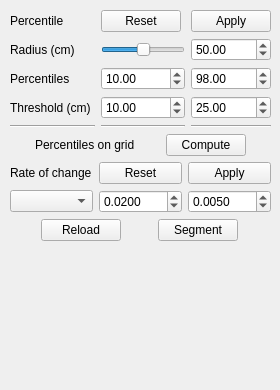
        <widget class="QWidget" name="tabSegmentation">
         <attribute name="title">
          <string>Segmentation</string>
         </attribute>
         <widget class="QWidget" name="verticalLayoutWidget_2">
          <property name="geometry">
           <rect>
            <x>10</x>
            <y>10</y>
            <width>261</width>
            <height>371</height>
           </rect>
          </property>
          <layout class="QVBoxLayout" name="verticalLayout_4">
           <item>
            <layout class="QGridLayout" name="gridLayout_3">
             <item row="0" column="2">
              <widget class="QPushButton" name="pushButtonApplyPercentileSegmentation">
               <property name="sizePolicy">
                <sizepolicy hsizetype="Fixed" vsizetype="Fixed">
                 <horstretch>0</horstretch>
                 <verstretch>0</verstretch>
                </sizepolicy>
               </property>
               <property name="text">
                <string>Apply</string>
               </property>
              </widget>
             </item>
             <item row="1" column="1">
              <widget class="QSlider" name="horizontalSliderPercentileSegmentationKernelRadius">
               <property name="sizePolicy">
                <sizepolicy hsizetype="Minimum" vsizetype="Fixed">
                 <horstretch>0</horstretch>
                 <verstretch>0</verstretch>
                </sizepolicy>
               </property>
               <property name="value">
                <number>50</number>
               </property>
               <property name="orientation">
                <enum>Qt::Horizontal</enum>
               </property>
              </widget>
             </item>
             <item row="0" column="0">
              <widget class="QLabel" name="labelPercentileSegmentation">
               <property name="sizePolicy">
                <sizepolicy hsizetype="Expanding" vsizetype="Minimum">
                 <horstretch>0</horstretch>
                 <verstretch>0</verstretch>
                </sizepolicy>
               </property>
               <property name="text">
                <string>Percentile</string>
               </property>
              </widget>
             </item>
             <item row="1" column="0">
              <widget class="QLabel" name="labelPercentileKernelRadius">
               <property name="sizePolicy">
                <sizepolicy hsizetype="Expanding" vsizetype="Minimum">
                 <horstretch>0</horstretch>
                 <verstretch>0</verstretch>
                </sizepolicy>
               </property>
               <property name="text">
                <string>Radius (cm)</string>
               </property>
              </widget>
             </item>
             <item row="1" column="2">
              <widget class="QDoubleSpinBox" name="doubleSpinBoxPercentileSegmentationKernelRadius">
               <property name="sizePolicy">
                <sizepolicy hsizetype="Minimum" vsizetype="Fixed">
                 <horstretch>0</horstretch>
                 <verstretch>0</verstretch>
                </sizepolicy>
               </property>
               <property name="value">
                <double>50.000000000000000</double>
               </property>
              </widget>
             </item>
             <item row="0" column="1">
              <widget class="QPushButton" name="pushButtonResetPercentileSegmentation">
               <property name="sizePolicy">
                <sizepolicy hsizetype="Fixed" vsizetype="Fixed">
                 <horstretch>0</horstretch>
                 <verstretch>0</verstretch>
                </sizepolicy>
               </property>
               <property name="text">
                <string>Reset</string>
               </property>
              </widget>
             </item>
             <item row="4" column="1">
              <widget class="Line" name="line_9">
               <property name="orientation">
                <enum>Qt::Horizontal</enum>
               </property>
              </widget>
             </item>
             <item row="4" column="2">
              <widget class="Line" name="line_10">
               <property name="orientation">
                <enum>Qt::Horizontal</enum>
               </property>
              </widget>
             </item>
             <item row="4" column="0">
              <widget class="Line" name="line_8">
               <property name="orientation">
                <enum>Qt::Horizontal</enum>
               </property>
              </widget>
             </item>
             <item row="2" column="0">
              <widget class="QLabel" name="labelPercentiles">
               <property name="text">
                <string>Percentiles</string>
               </property>
              </widget>
             </item>
             <item row="2" column="1">
              <widget class="QDoubleSpinBox" name="doubleSpinBoxPercentileSegmentationLowerBound">
               <property name="value">
                <double>10.000000000000000</double>
               </property>
              </widget>
             </item>
             <item row="2" column="2">
              <widget class="QDoubleSpinBox" name="doubleSpinBoxPercentileSegmentationUpperBound">
               <property name="value">
                <double>98.000000000000000</double>
               </property>
              </widget>
             </item>
             <item row="3" column="0">
              <widget class="QLabel" name="label_6">
               <property name="text">
                <string>Threshold (cm)</string>
               </property>
              </widget>
             </item>
             <item row="3" column="1">
              <widget class="QDoubleSpinBox" name="doubleSpinBoxPercentileSegmentationMinThreshold">
               <property name="value">
                <double>10.000000000000000</double>
               </property>
              </widget>
             </item>
             <item row="3" column="2">
              <widget class="QDoubleSpinBox" name="doubleSpinBoxPercentileSegmentationMaxThreshold">
               <property name="value">
                <double>25.000000000000000</double>
               </property>
              </widget>
             </item>
            </layout>
           </item>
           <item>
            <layout class="QHBoxLayout" name="horizontalLayout_4">
             <item>
              <widget class="QLabel" name="labelComputePercentilesOnGrid">
               <property name="sizePolicy">
                <sizepolicy hsizetype="Fixed" vsizetype="Preferred">
                 <horstretch>0</horstretch>
                 <verstretch>0</verstretch>
                </sizepolicy>
               </property>
               <property name="text">
                <string>Percentiles on grid</string>
               </property>
              </widget>
             </item>
             <item>
              <widget class="QPushButton" name="pushButtonComputePercentilesOnGrid">
               <property name="sizePolicy">
                <sizepolicy hsizetype="Fixed" vsizetype="Fixed">
                 <horstretch>0</horstretch>
                 <verstretch>0</verstretch>
                </sizepolicy>
               </property>
               <property name="text">
                <string>Compute</string>
               </property>
              </widget>
             </item>
            </layout>
           </item>
           <item>
            <layout class="QGridLayout" name="gridLayout_5">
             <item row="0" column="1">
              <widget class="QPushButton" name="pushButtonResetRateOfChangeSegmentation">
               <property name="text">
                <string>Reset</string>
               </property>
              </widget>
             </item>
             <item row="0" column="2">
              <widget class="QPushButton" name="pushButtonApplyRateOfChangeSegmentation">
               <property name="text">
                <string>Apply</string>
               </property>
              </widget>
             </item>
             <item row="0" column="0">
              <widget class="QLabel" name="labelRateOfChange">
               <property name="text">
                <string>Rate of change</string>
               </property>
              </widget>
             </item>
             <item row="1" column="0">
              <widget class="QComboBox" name="comboBoxRateOfChangeDimension"/>
             </item>
             <item row="1" column="1">
              <widget class="QDoubleSpinBox" name="doubleSpinBoxRateOfChangeNeighbourDistance">
               <property name="decimals">
                <number>4</number>
               </property>
               <property name="singleStep">
                <double>0.010000000000000</double>
               </property>
               <property name="value">
                <double>0.020000000000000</double>
               </property>
              </widget>
             </item>
             <item row="1" column="2">
              <widget class="QDoubleSpinBox" name="doubleSpinBoxRateOfChangeMaxDiff">
               <property name="decimals">
                <number>4</number>
               </property>
               <property name="singleStep">
                <double>0.001000000000000</double>
               </property>
               <property name="value">
                <double>0.005000000000000</double>
               </property>
              </widget>
             </item>
            </layout>
           </item>
           <item>
            <layout class="QHBoxLayout" name="horizontalLayout_3">
             <item>
              <widget class="QPushButton" name="pushButtonUndoSegmentation">
               <property name="sizePolicy">
                <sizepolicy hsizetype="Fixed" vsizetype="Fixed">
                 <horstretch>0</horstretch>
                 <verstretch>0</verstretch>
                </sizepolicy>
               </property>
               <property name="text">
                <string>Reload</string>
               </property>
              </widget>
             </item>
             <item>
              <widget class="QPushButton" name="pushButtonExtractSegmentation">
               <property name="sizePolicy">
                <sizepolicy hsizetype="Fixed" vsizetype="Fixed">
                 <horstretch>0</horstretch>
                 <verstretch>0</verstretch>
                </sizepolicy>
               </property>
               <property name="text">
                <string>Segment</string>
               </property>
              </widget>
             </item>
            </layout>
           </item>
           <item>
            <spacer name="verticalSpacer_5">
             <property name="orientation">
              <enum>Qt::Vertical</enum>
             </property>
             <property name="sizeHint" stdset="0">
              <size>
               <width>20</width>
               <height>40</height>
              </size>
             </property>
            </spacer>
           </item>
          </layout>
         </widget>
        </widget>
